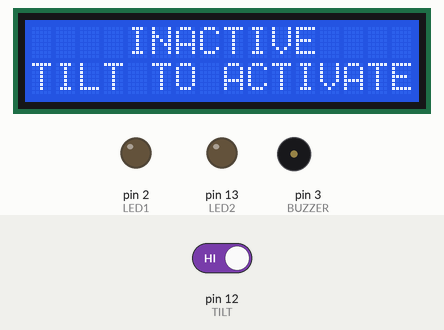
Recording of a sketch running on a simulated Arduino Uno, built with avr-gcc and run on an emulated ATmega328P. Parts: 16×2 character LCD, output pins drawn as LEDs (lit = HIGH), buzzer (waves = sounding). Dashed ring = blinking. The test bench sets the inputs (shaded band); at power-on: pin 12 (TILT) HIGH.

Above: at 1.2 s.
1.3 s: pin 12 (TILT) driven LOW
At 1.88 s:
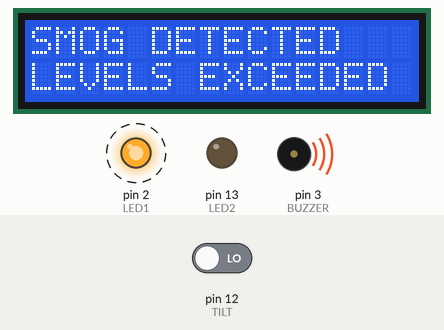
4.3 s: pin 12 (TILT) driven HIGH
At 4.7 s:
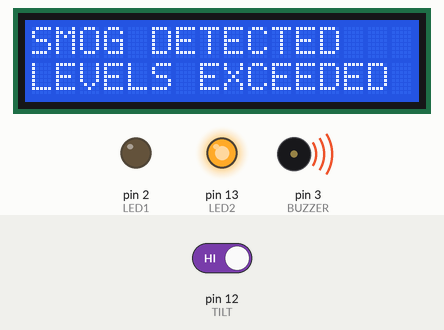
Timing chart, 0 to 7.3 s (numbered marks = the images above; inputs shaded):
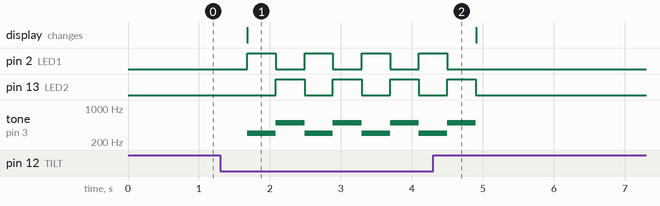

Measured:
- after the input at 1.3 s, pin 2 (LED1): alternates HIGH for 0.40 s and LOW for 0.41 s, starting after 0.38 s; pin 13 (LED2): alternates HIGH for 0.41 s and LOW for 0.40 s, starting after 0.78 s; tone on pin 3 (BUZZER): alternates 500 Hz for 0.41 s and 300 Hz for 0.40 s, starting after 0.38 s; the display: changes after 0.38 s (image 1)
- after the input at 4.3 s, pin 2 (LED1): goes on until 4.5 s, then stays LOW; pin 13 (LED2): goes on until 4.9 s, then stays LOW

The sketch:

Attention.ino
```cpp
// include the library code:
#include <LiquidCrystal.h>
#include <SPI.h>

// initialize the library by associating any needed LCD interface pin
// with the arduino pin number it is connected to
const int rs = 6, en = 7, d4 = 8, d5 = 9, d6 = 10, d7 = 11;
const int LED1 = 2, LED2 = 13;
const int BUZZER = 3;
const int TILT = 12;
LiquidCrystal lcd(rs, en, d4, d5, d6, d7);


void setup() {


  // Serial.begin(9600);


  // Serial.println("TEST");

  // set up the LCD's number of columns and rows:
  lcd.begin(16, 2);
  // lcd.print("TEST");
  // digitalWrite(LED1, HIGH);
  // digitalWrite(LED2, HIGH);
  pinMode(TILT, INPUT_PULLUP);
  pinMode(BUZZER, OUTPUT);
  pinMode(LED1, OUTPUT);
  pinMode(LED2, OUTPUT);
}
void loop() {
  if (digitalRead(TILT) == HIGH) { // Inactive
    // digitalWrite(BUZZER, LOW);
    noTone(BUZZER);
    digitalWrite(LED1, LOW);
    digitalWrite(LED2, LOW);
    lcd.clear();
    lcd.print("    INACTIVE    ");
    lcd.setCursor(0, 1);
    lcd.print("TILT TO ACTIVATE");
    delay(800);
  } else { // Active
    lcd.clear();
    lcd.print("SMOG DETECTED");
    lcd.setCursor(0, 1);
    lcd.print("LEVELS EXCEEDED");

    // analogWrite(BUZZER, 512);
    // digitalWrite(BUZZER, LOW);
    tone(BUZZER, 300);
    digitalWrite(LED1, HIGH);
    digitalWrite(LED2, LOW);

    delay(400);

    // analogWrite(BUZZER, 256);
    // digitalWrite(BUZZER, HIGH);
    tone(BUZZER, 500);
    digitalWrite(LED1, LOW);
    digitalWrite(LED2, HIGH);

    delay(400);
  }
}
```
